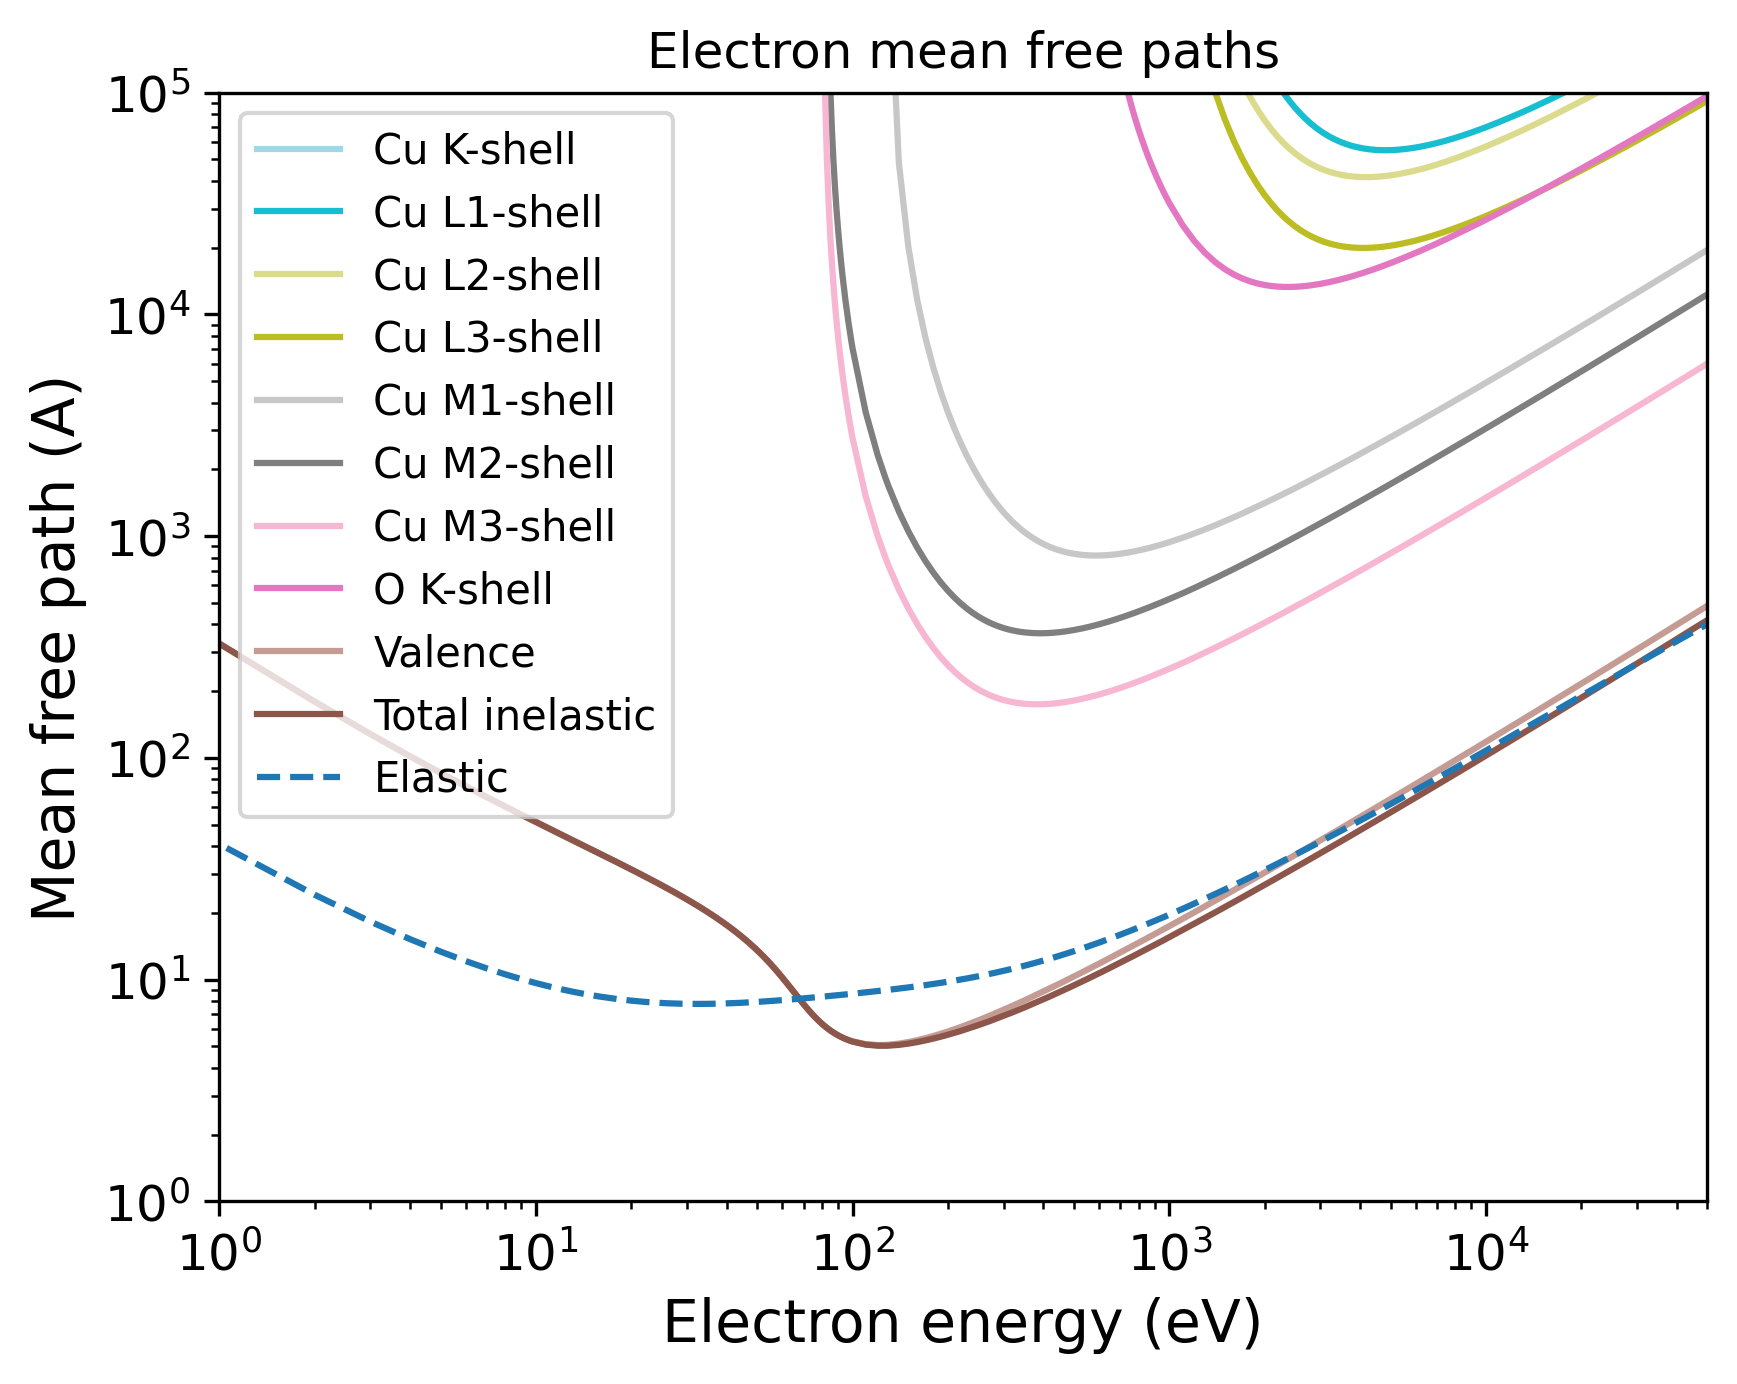

This chart was generated by the following Python code:
import pandas as pd
import numpy as np
import matplotlib.pyplot as plt
import matplotlib.cm as cm
# Set the format:
plt.xlabel("Electron energy (eV)", fontsize=14)
plt.ylabel("Mean free path (A)", fontsize=14)
plt.xticks(fontsize=12)
plt.yticks(fontsize=12)
plt.grid(False)
# Set the axes:
# Read the output file:
df = pd.read_csv(r"OUTPUT_Cu2O_Electron_IMFP.dat", sep=r'\s+', header=None, comment="#", skipinitialspace=True)
plt.xscale("log")
plt.yscale("log")
# Prepare the plot:
columns_to_plot = [ 1, 2, 3, 4, 5, 6, 7, 8, 9, 10]
labels = [ "Cu K-shell", "Cu L1-shell", "Cu L2-shell", "Cu L3-shell", "Cu M1-shell", "Cu M2-shell", "Cu M3-shell", "O K-shell", "Valence", "Total inelastic"]
# Create N distinct colors from a colormap
N = len(columns_to_plot)
colors = plt.cm.tab20(np.linspace(1, 0, 20))
# Set line styles:
linestyles = [ "-", "-", "-", "-", "-", "-", "-", "-", "-", "-"]
for i, col in enumerate(columns_to_plot):
    color = colors[i % len(colors)]
    ls    = linestyles[i % len(linestyles)]
    label = labels[i % len(labels)]
    plt.plot(df.iloc[:, 0], df.iloc[:, col],
    color=color,
    label=label,
    linestyle=ls)
# Add a curve from the second file
df2 = pd.read_csv(r"OUTPUT_Cu2O_Electron_EMFP.dat", sep=r'\s+', header=None, comment="#", skipinitialspace=True)
columns_to_plot2 = [ 3]
labels2 = [ "Elastic"]
# Create second part of the plot:
for col, label in zip(columns_to_plot2, labels2):
    plt.plot(df2.iloc[:, 0], df2.iloc[:, col], label=label, linestyle="--")
plt.xlim(1.00000000,50000.00000000)
plt.ylim(1.00000000,100000.00000000)
plt.title("Electron mean free paths")
plt.legend(loc="best", fontsize=10)
# Save the plot in this format:
plt.savefig("OUTPUT_MFP_electron.png", dpi=300, bbox_inches="tight")
